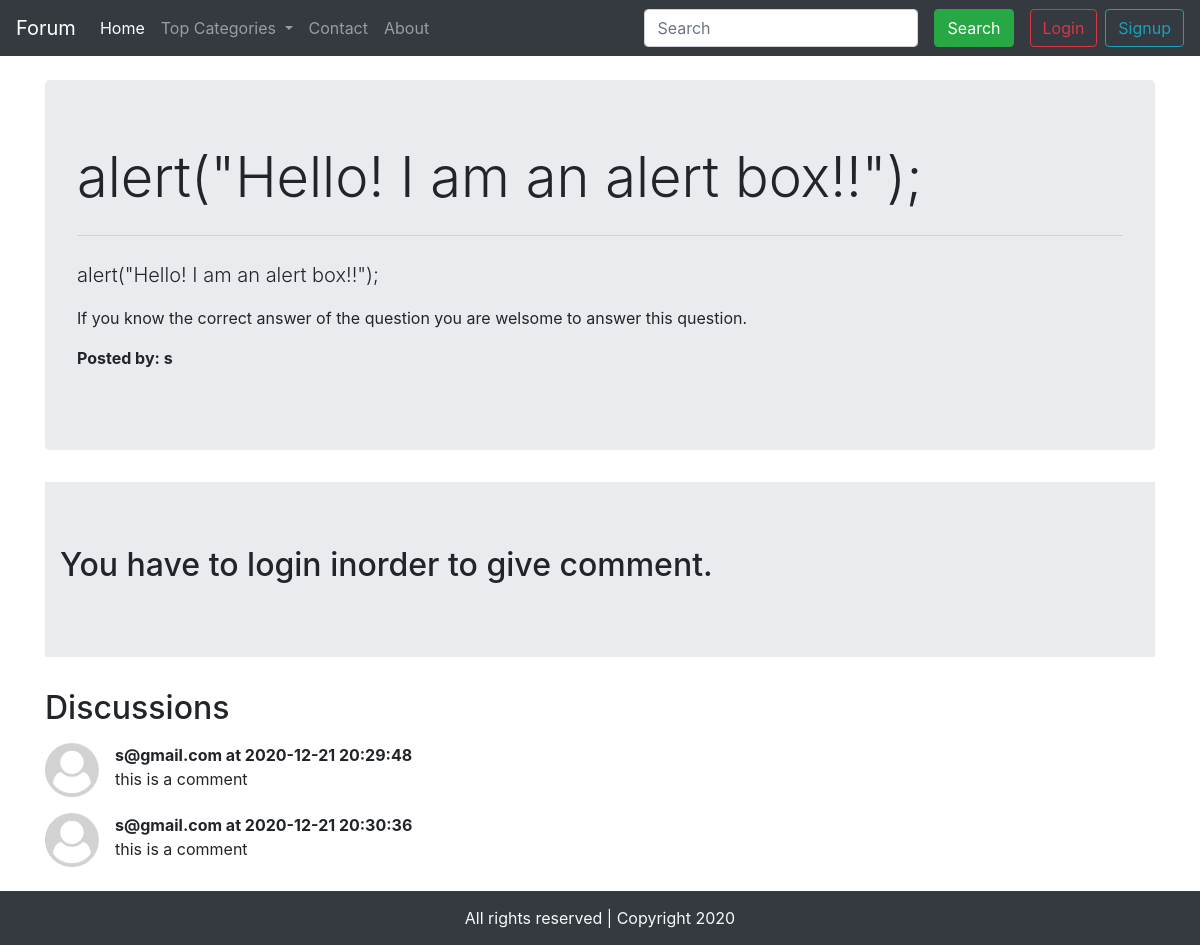
The app's page /thread.php?threadid=17 with its own data.
### tables this page shows
CREATE TABLE `threads` (
  `thread_id` int(7) NOT NULL,
  `thread_title` varchar(255) NOT NULL,
  `thread_desc` text NOT NULL,
  `thread_cat_id` int(7) NOT NULL,
  `thread_user_id` int(7) NOT NULL,
  `timestamp` datetime NOT NULL DEFAULT current_timestamp()
);

CREATE TABLE `users` (
  `sno` int(255) NOT NULL,
  `user_email` varchar(255) NOT NULL,
  `user_pass` varchar(255) NOT NULL,
  `timestamp` datetime NOT NULL DEFAULT current_timestamp()
);

CREATE TABLE `comments` (
  `comment_id` int(8) NOT NULL,
  `comment_content` text NOT NULL,
  `thread_id` int(8) NOT NULL,
  `comment_by` int(8) NOT NULL,
  `comment_date` datetime NOT NULL DEFAULT current_timestamp()
);

### thread.php (the view, shortened to what this page needs)
<!doctype html>
<html lang="en">
<head>
    <link rel="stylesheet" href="https://stackpath.bootstrapcdn.com/bootstrap/4.5.2/css/bootstrap.min.css"
>
</head>
<body>
    <?php include "partials/_dbconnect.php"; ?>
    <?php include "partials/_header.php"; ?>
    <div class="container my-4">
        <?php
        $id = $_GET['threadid'];
        $sql = "SELECT * FROM `threads` WHERE thread_id=$id";
        $result = mysqli_query($conn, $sql);
        while ($row = mysqli_fetch_assoc($result)) {
            $title = $row['thread_title'];
            $desc = $row['thread_desc'];
            $id = $row['thread_user_id'];
            $findSQL = "SELECT user_email FROM `users` where sno = '$id'";
            $findResult = mysqli_query($conn, $findSQL);
            $row = mysqli_fetch_assoc($findResult);
            echo '
            <div class="jumbotron">
            <h1 class="display-4">'.$title.'</h1>
            <hr class="my-4">
            <p class="lead">'.$desc.'</p>
            <p>If you know the correct answer of the question you are welsome to answer this question.</p>
            <p><b>Posted by: '. $row['user_email'] .'</b></p>
            </div>';
        }
    ?>
    <?php
        if (isset($_SESSION['loggedin']) && $_SESSION['loggedin'] == true) {
        echo ' <div class="container">
        <h2>Post a Comment</h2>
        <form action="'.$_SERVER["REQUEST_URI"].'" method="POST">
        <input type="hidden" name="sno" value="'.$_SESSION["sno"].'">
            <div class="form-group">
                <label for="exampleFormControlTextarea1">Type a comment</label>
                <textarea class="form-control" id="comment" name="comment" rows="3"></textarea>
            </div>
            <button type="submit" class="btn btn-primary">Post Comment</button>
        </form>
    </div>';
        }
        else {
            echo '<div class="jumbotron jumbotron-fluid">
            <div class="container">
              <h2 class="display-6">You have to login inorder to give comment.</h2>
            </div>
          </div>';
        }
    ?>
        <h2 class="my-3">Discussions</h2>
        <?php
        $id = $_GET['threadid'];
        $sql = "SELECT * FROM `comments` WHERE thread_id = $id";
        $result = mysqli_query($conn, $sql);
        while ($row = mysqli_fetch_assoc($result)) {
            $desc = $row['comment_content'];
            $comment_date = $row['comment_date'];
            $thread_user_id = $row['comment_by'];
            $sql2 = "SELECT user_email FROM `users` WHERE sno = '$thread_user_id'";
            $result2 = mysqli_query($conn, $sql2);
            $row2 = mysqli_fetch_assoc($result2);
            echo '<div class="media my-3">
            <img src="img/userdefault.png" width="54px" class="mr-3" alt="...">
            <div class="media-body">
            <p class="font-weight-bold my-0">'. $row2['user_email'] .' at '.$comment_date.'</p>
            '.$desc.'</div>
        </div>';
        }
        ?>
    </div>
    <?php include "partials/_footer.php"; ?>
</body>
</html>

### records on screen
threads: thread_title "alert(\"Hello! I am an alert box!!\");", thread_desc "alert(\"Hello! I am an alert box!!\");", users.user_email "s"
comments: users.user_email "s@gmail.com", comment_date "2020-12-21 20:29:48", comment_content "this is a comment"
comments: users.user_email "s@gmail.com", comment_date "2020-12-21 20:30:36", comment_content "this is a comment"
